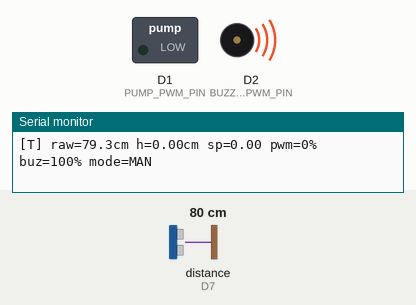
This sketch was run on a simulated ESP8266 (NodeMCU). Shown: switched loads named in the sketch (green lamp = pin HIGH), buzzer (waves = sounding, pin HIGH), the last lines printed to the serial monitor. Wiring (inferred from the names in the program): ultrasonic range finder: trigger D6; echo D7. The inputs (shaded band) are chosen by the test bench; at power-on: distance to the obstacle (sensor on D7) 80 cm. The echo pulse lasts 58.3 µs per cm; WiFi joins after 1.5 s; servers stay silent unless stated; storage starts empty; not simulated (calls return 0 or success): secrets.h; pins used as bus, display or sensor lines are not drawn.

Above: at 3.2 s.
3.3 s: distance to the obstacle (sensor on D7) set to 2 cm
At 4.5 s:
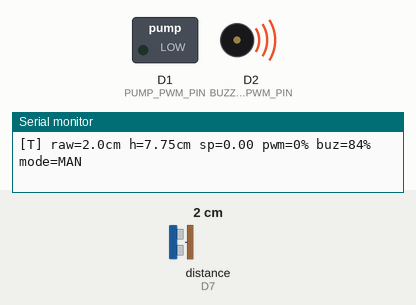
9.5 s: distance to the obstacle (sensor on D7) set to 4 cm
At 9.9 s:
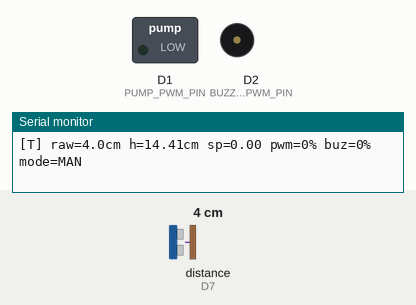
Timing chart, 0 to 12.0 s (numbered marks = the images above; inputs shaded):
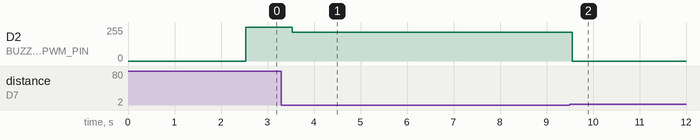

Measured:
- after the input at 3.3 s, D2 (BUZZER_PWM_PIN): 255/255 → 214/255 after 0.24 s
- after the input at 9.5 s, D2 (BUZZER_PWM_PIN): 214/255 → 0/255 after 0.06 s

The sketch:

main.ino
```cpp
/** Controle PID de Nível de Água — ESP8266 + HC-SR04 + Bomba PWM + Buzzer */

#include <ESP8266WiFi.h>
#include <ESPAsyncTCP.h>
#include <ESPAsyncWebServer.h>
#include "LittleFS.h"
#include "secrets.h"

// ============================================================
// WEB SERVER
// ============================================================

AsyncWebServer server(80);
AsyncWebSocket ws("/ws");

// ============================================================
// PIN DEFINITIONS
// ============================================================

#define HC_SR04_TRIG_PIN  D6    // GPIO12 — HC-SR04 Trigger
#define HC_SR04_ECHO_PIN  D7    // GPIO13 — HC-SR04 Echo (must support interrupts)
#define PUMP_PWM_PIN      D1    // GPIO5  — Bomba (PWM)
#define BUZZER_PWM_PIN    D2    // GPIO4  — Buzzer (PWM)

// ============================================================
// PWM SETTINGS
// ============================================================

#define PWM_FREQ   1000   // PWM frequency in Hz
#define PWM_RANGE   255   // Resolution: 8-bit (0–255)

// ============================================================
// HC-SR04 SENSOR SETTINGS
// ============================================================

#define SOUND_SPEED      0.034f   // cm/µs (speed of sound in air)
#define TRIG_LOW_DELAY       2    // µs — line-clear time before trigger pulse
#define TRIG_HIGH_PULSE     10    // µs — trigger pulse duration
#define ECHO_TIMEOUT_MS     40    // ms  — max wait for echo before discarding

// ============================================================
// PARÂMETROS FÍSICOS DO TANQUE
// ============================================================

#define TANK_HEIGHT        15.5f   // cm — altura útil do cilindro
#define RAW_AT_EMPTY       16.28f  // cm — distância bruta com tanque vazio (nível 0)
#define RAW_AT_FULL         1.7f   // cm — distância bruta com tanque cheio (nível máx.)
#define RAW_SPAN           (RAW_AT_EMPTY - RAW_AT_FULL)   // 14,58 cm
#define LEVEL_SCALE        (TANK_HEIGHT / RAW_SPAN)       // cm de nível por cm de raw
#define LEVEL_MAX          TANK_HEIGHT
#define PUMP_CUTOFF_LEVEL_CM  15.0f   // desliga bomba ao atingir — protege sensor ultrassônico

// Buzzer: margens em nível (cm) → convertidas para distância bruta
#define ALERT_ABOVE_BOTTOM_CM  2.0f   // início alerta baixo — 2 cm do fundo (h = 2)
#define ALERT_BELOW_TOP_CM     2.0f   // início alerta alto — 2 cm do topo (h = 13,5)
#define RAW_AT_LEVEL_CM(h)    (RAW_AT_EMPTY - (h) * RAW_SPAN / TANK_HEIGHT)

#define BUZZER_BOTTOM_START   RAW_AT_LEVEL_CM(ALERT_ABOVE_BOTTOM_CM)
#define BUZZER_BOTTOM_MAX     RAW_AT_EMPTY
#define BUZZER_TOP_START      RAW_AT_LEVEL_CM(TANK_HEIGHT - ALERT_BELOW_TOP_CM)
#define BUZZER_TOP_MAX        RAW_AT_FULL

// ============================================================
// TIMING
// ============================================================

#define SENSOR_INTERVAL_MS   500   // ms entre leituras / passo do PID / broadcast WS

// ============================================================
// SENSOR STATE MACHINE
// ============================================================

enum SensorState {
  SENSOR_IDLE,       // aguardando próxima leitura agendada
  SENSOR_TRIGGERED   // trigger enviado, aguardando ISR completar o echo
};

volatile unsigned long echoStartUs  = 0;   // micros() na borda de subida
volatile long          echoDuration = -1;  // µs do pulso de echo (-1 = sem resultado)

SensorState   sensorState = SENSOR_IDLE;
unsigned long sensorTimer = 0;

// ============================================================
// MODELOS DE DADOS — STRUCTS
// ============================================================

struct SensorFilter {
  float alpha;        // fator de suavização (0..1)
  float filtered;     // valor filtrado atual
  bool  initialized;
};

#define FILTER_ALPHA_DEFAULT  0.3f
#define FILTER_ALPHA_MIN      0.05f
#define FILTER_ALPHA_MAX      1.0f

SensorFilter levelFilter = { FILTER_ALPHA_DEFAULT, 0.0f, false };

struct PIDController {
  float Kp, Ki, Kd;            // ganhos ajustáveis pelo frontend
  float setpoint;              // altura desejada (cm)
  float integral;              // acúmulo do termo integral
  float prevError;             // erro anterior
  unsigned long lastTime;      // timestamp do último cálculo (millis)
  float outputMin;             // limite inferior da saída (%)
  float outputMax;             // limite superior da saída (%)
  float integralMax;           // limite anti-windup do integral
  bool  initialized;
};

PIDController pid = {
  /* Kp */          5.0f,
  /* Ki */          0.5f,
  /* Kd */          0.0f,
  /* setpoint */    0.0f,
  /* integral */    0.0f,
  /* prevError */   0.0f,
  /* lastTime */    0,
  /* outputMin */   0.0f,
  /* outputMax */   100.0f,
  /* integralMax */ 50.0f,
  /* initialized */ false
};

struct BuzzerAlert {
  float topStart;      // raw em h = 13,5 cm (início alerta alto)
  float topMax;        // raw no cheio — alerta máximo
  float bottomStart;   // raw em h = 2 cm (início alerta baixo)
  float bottomMax;     // raw no vazio — alerta máximo
  uint8_t pwmPercent;  // 0–100 — saída atual em % (para broadcast/log)
};

BuzzerAlert buzzer = {
  BUZZER_TOP_START, BUZZER_TOP_MAX,
  BUZZER_BOTTOM_START, BUZZER_BOTTOM_MAX,
  0
};

enum SystemMode { MODE_MANUAL, MODE_AUTO };

struct ModeManager {
  SystemMode current;
  uint8_t    manualPwmPercent;   // 0–100 — slider manual
};

ModeManager mode = { MODE_MANUAL, 0 };

// ============================================================
// ESTADO DERIVADO (para broadcast)
// ============================================================

float    rawDistanceCm = -1.0f;     // última leitura bruta válida (cm)
float    waterHeightCm = 0.0f;      // nível filtrado (cm)
uint8_t  pumpPwmPercent = 0;        // saída final da bomba (0–100%)
uint8_t  buzzerLevelPercent = 0;    // intensidade calculada pelo nível (0–100%)
bool     alarmEnabled = true;       // false = buzzer sempre mudo
bool     hasValidReading = false;
const char* sensorStatus = "waiting";   // waiting | ok | timeout

// ============================================================
// FUNCTION PROTOTYPES
// ============================================================

void IRAM_ATTR echoISR();
uint8_t percentToPWM(float percent);
float clampf(float v, float lo, float hi);
float rawToLevelCm(float rawDistance);

void initFS();
void initWiFi();
void initWebServer();
void initWebSocket();
void updateSensor();
void applyPwmOutputs();
void updateBuzzerOutput();

float filterUpdate(SensorFilter& f, float reading);
void  pidReset(PIDController& c, float currentError, unsigned long now);
float pidCompute(PIDController& c, float pv, unsigned long now, bool& saturated);
uint8_t buzzerCompute(const BuzzerAlert& b, float rawDistance);
void  setMode(ModeManager& m, SystemMode target);

String getStateJson();
void notifyClients(const String& msg);
void handleWebSocketMessage(void* arg, uint8_t* data, size_t len);
void onWebSocketEvent(AsyncWebSocket* server, AsyncWebSocketClient* client,
                      AwsEventType type, void* arg, uint8_t* data, size_t len);

// ============================================================
// INTERRUPT SERVICE ROUTINE — Echo pin (CHANGE)
// ============================================================

void IRAM_ATTR echoISR() {
  if (digitalRead(HC_SR04_ECHO_PIN) == HIGH) {
    echoStartUs  = micros();
  } else {
    echoDuration = (long)(micros() - echoStartUs);
  }
}

// ============================================================
// HELPERS
// ============================================================

float clampf(float v, float lo, float hi) {
  if (v < lo) return lo;
  if (v > hi) return hi;
  return v;
}

uint8_t percentToPWM(float percent) {
  percent = clampf(percent, 0.0f, 100.0f);
  return (uint8_t)((percent * PWM_RANGE + 50.0f) / 100.0f);
}

/** Converte distância bruta do HC-SR04 em nível (cm), calibrado em vazio e cheio. */
float rawToLevelCm(float rawDistance) {
  return clampf((RAW_AT_EMPTY - rawDistance) * LEVEL_SCALE,
                0.0f, TANK_HEIGHT);
}

// ============================================================
// FILTRO EMA
// ============================================================

float filterUpdate(SensorFilter& f, float reading) {
  if (!f.initialized) {
    f.filtered = reading;
    f.initialized = true;
  } else {
    f.filtered = f.alpha * reading + (1.0f - f.alpha) * f.filtered;
  }
  return f.filtered;
}

// ============================================================
// CONTROLADOR PID
// ============================================================

/**
 * Reinicializa estado interno do PID (usado em transição Manual→Auto
 * para evitar saltos bruscos — bumpless transfer).
 */
void pidReset(PIDController& c, float currentError, unsigned long now) {
  c.integral    = 0.0f;
  c.prevError   = currentError;
  c.lastTime    = now;
  c.initialized = true;
}

/**
 * Calcula a saída do PID para a variável de processo `pv`.
 * Retorna a saída em percentual (0–100) e indica via `saturated`
 * se a saída foi limitada (para anti-windup condicional).
 */
float pidCompute(PIDController& c, float pv, unsigned long now, bool& saturated) {
  if (!c.initialized) {
    c.lastTime    = now;
    c.prevError   = c.setpoint - pv;
    c.initialized = true;
    saturated     = false;
    return clampf(c.Kp * c.prevError, c.outputMin, c.outputMax);
  }

  float dt = (now - c.lastTime) / 1000.0f;   // segundos
  if (dt <= 0.0f) dt = 0.001f;

  float error = c.setpoint - pv;

  // Anti-windup: integra sempre; se saturar na mesma direção do erro, reverte o incremento.
  float tentativeIntegral = c.integral + error * dt;
  tentativeIntegral = clampf(tentativeIntegral, -c.integralMax, c.integralMax);
  c.integral = tentativeIntegral;

  float derivative = (error - c.prevError) / dt;

  float output = c.Kp * error
               + c.Ki * c.integral
               + c.Kd * derivative;

  float clamped = clampf(output, c.outputMin, c.outputMax);
  saturated = (output != clamped);

  if (saturated && ((error > 0 && output > c.outputMax) ||
                    (error < 0 && output < c.outputMin))) {
    c.integral -= error * dt;
    c.integral = clampf(c.integral, -c.integralMax, c.integralMax);
  }

  c.prevError = error;
  c.lastTime  = now;
  return clamped;
}

// ============================================================
// BUZZER — alerta progressivo (rampa linear)
// ============================================================

/**
 * Retorna o nível de alerta em % (0–100) com base na distância bruta.
 *
 * Zona segura: 2 cm < h < 13,5 cm  → 0%
 * Água alta:   h ≥ 13,5 cm (2 cm do topo) → rampa até cheio
 * Água baixa:  h ≤ 2 cm (2 cm do fundo)   → rampa até vazio
 */
uint8_t buzzerCompute(const BuzzerAlert& b, float rawDistance) {
  if (rawDistance < 0) return 0;   // sem leitura válida

  // Água alta (sensor próximo)
  if (rawDistance <= b.topStart) {
    if (rawDistance <= b.topMax) return 100;
    float ratio = (b.topStart - rawDistance) / (b.topStart - b.topMax);
    return (uint8_t)(clampf(ratio, 0.0f, 1.0f) * 100.0f);
  }

  // Água baixa (sensor distante)
  if (rawDistance >= b.bottomStart) {
    if (rawDistance >= b.bottomMax) return 100;
    float ratio = (rawDistance - b.bottomStart) / (b.bottomMax - b.bottomStart);
    return (uint8_t)(clampf(ratio, 0.0f, 1.0f) * 100.0f);
  }

  return 0;
}

// ============================================================
// MODE MANAGER
// ============================================================

void setMode(ModeManager& m, SystemMode target) {
  if (m.current == target) return;

  if (target == MODE_AUTO) {
    // Bumpless transfer: zera integral e alinha derivada com o erro atual
    pidReset(pid, pid.setpoint - waterHeightCm, millis());
  } else {
    // Auto → Manual: congela slider no valor que o PID estava aplicando
    m.manualPwmPercent = pumpPwmPercent;
  }
  m.current = target;
}

// ============================================================
// PWM OUTPUT
// ============================================================

void updateBuzzerOutput() {
  if (rawDistanceCm < 0) {
    buzzerLevelPercent = 0;
  } else {
    buzzerLevelPercent = buzzerCompute(buzzer, rawDistanceCm);
  }
  buzzer.pwmPercent = alarmEnabled ? buzzerLevelPercent : 0;
}

void applyPwmOutputs() {
  analogWrite(PUMP_PWM_PIN,   percentToPWM(pumpPwmPercent));
  analogWrite(BUZZER_PWM_PIN, percentToPWM(buzzer.pwmPercent));
}

// ============================================================
// JSON STATE — broadcast para o frontend
// ============================================================

String getStateJson() {
  String j = "{";
  j += "\"h\":";   j += String(waterHeightCm, 2);
  j += ",\"raw\":"; j += (rawDistanceCm < 0 ? String("null") : String(rawDistanceCm, 2));
  j += ",\"sp\":"; j += String(pid.setpoint, 2);
  j += ",\"pwm\":"; j += String(pumpPwmPercent);
  j += ",\"manualPwm\":"; j += String(mode.manualPwmPercent);
  j += ",\"mode\":\""; j += (mode.current == MODE_AUTO ? "auto" : "manual"); j += "\"";
  j += ",\"kp\":"; j += String(pid.Kp, 3);
  j += ",\"ki\":"; j += String(pid.Ki, 3);
  j += ",\"kd\":"; j += String(pid.Kd, 3);
  j += ",\"alpha\":"; j += String(levelFilter.alpha, 3);
  j += ",\"buz\":"; j += String(buzzerLevelPercent);
  j += ",\"alrm\":"; j += (alarmEnabled ? 1 : 0);
  j += ",\"status\":\""; j += sensorStatus; j += "\"";
  j += ",\"tank\":"; j += String(TANK_HEIGHT, 2);
  j += ",\"t\":"; j += String(millis());
  j += "}";
  return j;
}

void notifyClients(const String& msg) {
  ws.textAll(msg);
}

// ============================================================
// WEBSOCKET — handler do protocolo do frontend
// ============================================================

/**
 * Protocolo Frontend → ESP (texto curto):
 *   1s<v>      — PWM manual da bomba (0–100)
 *   sp<v>      — setpoint em cm
 *   kp<v>      — ganho proporcional
 *   ki<v>      — ganho integral
 *   kd<v>      — ganho derivativo
 *   em<v>      — alpha do filtro EMA do nível (0,05–1)
 *   modem      — modo Manual
 *   modea      — modo Auto
 *   alrm1      — alarme ligado (conforme nível)
 *   alrm0      — alarme desligado (buzzer mudo)
 *   getValues  — solicita estado atual
 */
void handleWebSocketMessage(void* arg, uint8_t* data, size_t len) {
  AwsFrameInfo* info = (AwsFrameInfo*)arg;
  if (!info->final || info->index != 0 || info->len != len || info->opcode != WS_TEXT) {
    return;
  }

  data[len] = 0;
  String msg = String((char*)data);

  if (msg == "getValues") {
    notifyClients(getStateJson());
    return;
  }

  if (msg.startsWith("1s")) {
    int v = msg.substring(2).toInt();
    mode.manualPwmPercent = (uint8_t)constrain(v, 0, 100);
    Serial.printf("[Manual PWM] %u%%\n", mode.manualPwmPercent);
    notifyClients(getStateJson());
    return;
  }

  if (msg.startsWith("sp")) {
    float v = msg.substring(2).toFloat();
    pid.setpoint = clampf(v, 0.0f, TANK_HEIGHT);
    Serial.printf("[Setpoint] %.2f cm\n", pid.setpoint);
    notifyClients(getStateJson());
    return;
  }

  if (msg.startsWith("kp")) {
    pid.Kp = msg.substring(2).toFloat();
    Serial.printf("[Kp] %.3f\n", pid.Kp);
    notifyClients(getStateJson());
    return;
  }

  if (msg.startsWith("ki")) {
    pid.Ki = msg.substring(2).toFloat();
    Serial.printf("[Ki] %.3f\n", pid.Ki);
    notifyClients(getStateJson());
    return;
  }

  if (msg.startsWith("kd")) {
    pid.Kd = msg.substring(2).toFloat();
    Serial.printf("[Kd] %.3f\n", pid.Kd);
    notifyClients(getStateJson());
    return;
  }

  if (msg.startsWith("em")) {
    float v = msg.substring(2).toFloat();
    levelFilter.alpha = clampf(v, FILTER_ALPHA_MIN, FILTER_ALPHA_MAX);
    Serial.printf("[Filter alpha] %.3f\n", levelFilter.alpha);
    notifyClients(getStateJson());
    return;
  }

  if (msg.startsWith("mode")) {
    char c = msg.length() > 4 ? msg.charAt(4) : 'm';
    setMode(mode, c == 'a' ? MODE_AUTO : MODE_MANUAL);
    Serial.printf("[Mode] %s\n", mode.current == MODE_AUTO ? "AUTO" : "MANUAL");
    notifyClients(getStateJson());
    return;
  }

  if (msg.startsWith("alrm")) {
    char c = msg.length() > 4 ? msg.charAt(4) : '1';
    alarmEnabled = (c != '0');
    updateBuzzerOutput();
    applyPwmOutputs();
    Serial.printf("[Alarm] %s\n", alarmEnabled ? "ON" : "OFF");
    notifyClients(getStateJson());
    return;
  }
}

void onWebSocketEvent(AsyncWebSocket* server, AsyncWebSocketClient* client,
                      AwsEventType type, void* arg, uint8_t* data, size_t len) {
  switch (type) {
    case WS_EVT_CONNECT:
      Serial.printf("WebSocket #%u from %s\n", client->id(),
                    client->remoteIP().toString().c_str());
      client->text(getStateJson());
      break;
    case WS_EVT_DISCONNECT:
      Serial.printf("WebSocket #%u disconnected\n", client->id());
      break;
    case WS_EVT_DATA:
      handleWebSocketMessage(arg, data, len);
      break;
    default:
      break;
  }
}

void initWebSocket() {
  ws.onEvent(onWebSocketEvent);
  server.addHandler(&ws);
}

// ============================================================
// WIFI / FS / WEB SERVER
// ============================================================

void initWiFi() {
  Serial.println("\n=== WiFi Started ===");
  WiFi.mode(WIFI_STA);
  WiFi.begin(ssid, password);
  Serial.println("Connecting to WiFi");
  while (WiFi.status() != WL_CONNECTED) {
    Serial.print(".");
    delay(1000);
  }
  Serial.println("\nWiFi connected!");
  Serial.print("IP address: ");
  Serial.println(WiFi.localIP());
}

void initFS() {
  Serial.println("\n=== LittleFS Started ===");
  if (!LittleFS.begin()) {
    Serial.println("LittleFS mount failed");
    return;
  }
  Serial.println("LittleFS mounted");
}

void initWebServer() {
  Serial.println("\n=== Web Server Started ===");
  server.on("/", HTTP_GET, [](AsyncWebServerRequest* request) {
    request->send(LittleFS, "/index.html", "text/html");
  });
  server.serveStatic("/", LittleFS, "/");
  server.begin();
  Serial.println("Web server started on port 80");
}

// ============================================================
// SETUP
// ============================================================

void setup() {
  Serial.begin(115200);

  initWiFi();
  initFS();
  initWebSocket();
  initWebServer();

  pinMode(HC_SR04_TRIG_PIN, OUTPUT);
  pinMode(HC_SR04_ECHO_PIN, INPUT);
  attachInterrupt(digitalPinToInterrupt(HC_SR04_ECHO_PIN), echoISR, CHANGE);

  pinMode(PUMP_PWM_PIN,   OUTPUT);
  pinMode(BUZZER_PWM_PIN, OUTPUT);
  analogWriteFreq(PWM_FREQ);
  analogWriteRange(PWM_RANGE);
  applyPwmOutputs();

  sensorTimer = millis();

  Serial.println("\n=== System Started ===");
  Serial.printf("Tank: %.1f cm | Raw empty: %.1f | Raw full: %.1f | Step: %d ms\n",
                TANK_HEIGHT, RAW_AT_EMPTY, RAW_AT_FULL, SENSOR_INTERVAL_MS);
}

// ============================================================
// MAIN LOOP — never blocks
// ============================================================

void loop() {
  updateSensor();
  applyPwmOutputs();
  ws.cleanupClients();
}

// ============================================================
// SENSOR UPDATE — non-blocking state machine
//   - Lê HC-SR04
//   - Atualiza filtro de nível
//   - Atualiza buzzer (na distância bruta)
//   - Em modo Auto, calcula PID
//   - Faz broadcast do estado completo
// ============================================================

void updateSensor() {
  unsigned long now = millis();

  switch (sensorState) {

    case SENSOR_IDLE:
      if (now - sensorTimer >= SENSOR_INTERVAL_MS) {
        echoDuration = -1;

        digitalWrite(HC_SR04_TRIG_PIN, LOW);
        delayMicroseconds(TRIG_LOW_DELAY);
        digitalWrite(HC_SR04_TRIG_PIN, HIGH);
        delayMicroseconds(TRIG_HIGH_PULSE);
        digitalWrite(HC_SR04_TRIG_PIN, LOW);

        sensorTimer = now;
        sensorState = SENSOR_TRIGGERED;
      }
      break;

    case SENSOR_TRIGGERED:
      if (echoDuration >= 0) {
        float distance = echoDuration * SOUND_SPEED / 2.0f;
        rawDistanceCm   = distance;
        hasValidReading = true;
        sensorStatus    = "ok";

        // 1) Buzzer na distância bruta (respeita alarmEnabled)
        updateBuzzerOutput();

        // 2) Calcula altura instantânea (2 pontos) e aplica filtro EMA
        float instantHeight = rawToLevelCm(rawDistanceCm);
        waterHeightCm = filterUpdate(levelFilter, instantHeight);

        // 3) Em modo Auto, calcula PID; em Manual, usa slider
        if (mode.current == MODE_AUTO) {
          bool sat = false;
          float out = pidCompute(pid, waterHeightCm, millis(), sat);
          pumpPwmPercent = (uint8_t)clampf(out, 0.0f, 100.0f);
        } else {
          pumpPwmPercent = mode.manualPwmPercent;
        }

        // Intertravamento: desliga bomba na leitura bruta (sem atraso do filtro EMA)
        if (instantHeight >= PUMP_CUTOFF_LEVEL_CM) {
          pumpPwmPercent = 0;
          pid.integral = 0.0f;   // evita repique do PID ao voltar abaixo do limite
        }

        // 4) Broadcast do estado completo
        notifyClients(getStateJson());

        Serial.printf("[T] raw=%.1fcm h=%.2fcm sp=%.2f pwm=%u%% buz=%u%% mode=%s\n",
                      rawDistanceCm, waterHeightCm, pid.setpoint,
                      pumpPwmPercent, buzzer.pwmPercent,
                      mode.current == MODE_AUTO ? "AUTO" : "MAN");

        sensorTimer = millis();
        sensorState = SENSOR_IDLE;
        break;
      }

      // Timeout — descartar leitura sem corromper o filtro
      if (now - sensorTimer > ECHO_TIMEOUT_MS) {
        sensorStatus = "timeout";
        notifyClients(getStateJson());

        Serial.println("[HC-SR04] Timeout — no echo received");

        sensorTimer = millis();
        sensorState = SENSOR_IDLE;
      }
      break;
  }
}
```
